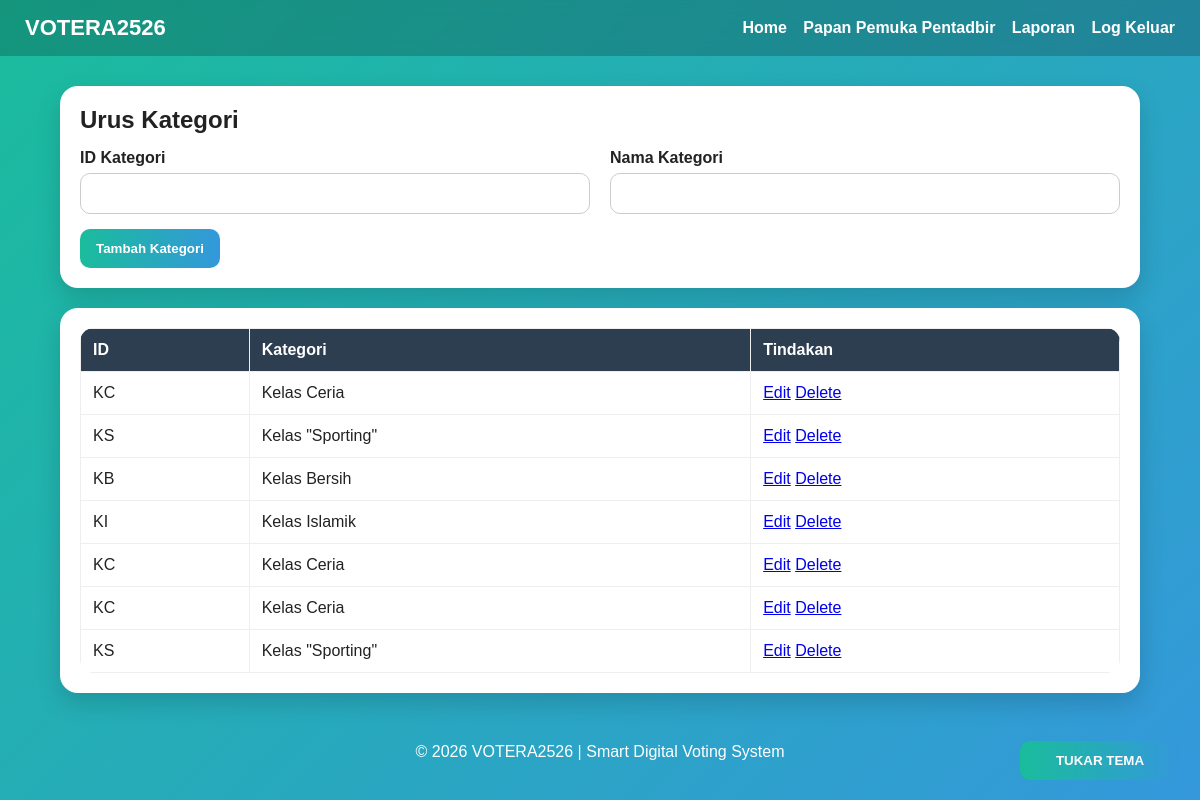
Page /kategori-senarai.php (signed in) on the committed database.
### tables this page shows
CREATE TABLE `kategori` (
    `id_rekod_kategori` int(11) NOT NULL,
    `Id_Kategori` varchar(10) DEFAULT NULL,
    `Kategori` varchar(100) DEFAULT NULL
  );

### kategori-senarai.php (the view, shortened to what this page needs)
<?php
include 'connection.php';
include 'header.php';
$data = $conn->query("SELECT * FROM kategori ORDER BY id_rekod_kategori DESC");
?>
<div class="card">
    <h2>Urus Kategori</h2>
    <form method="post" style="margin-top:15px;">
        <div class="grid">
            <div class="form-group">
                <label>ID Kategori</label>
                <input type="text" name="Id_Kategori" required>
            </div>
            <div class="form-group">
                <label>Nama Kategori</label>
                <input type="text" name="Kategori" required>
            </div>
        </div>
        <button type="submit" name="tambah" class="btn">Tambah Kategori</button>
    </form>
</div>
<div class="card">
    <table class="table">
        <tr><th>ID</th><th>Kategori</th><th>Tindakan</th></tr>
        <?php while($row = $data->fetch_assoc()): ?>
        <tr>
            <td><?= htmlspecialchars($row['Id_Kategori']) ?></td>
            <td><?= htmlspecialchars($row['Kategori']) ?></td>
            <td class="action-links">
                <a href="kategori-edit.php?id=<?= urlencode($row['Id_Kategori']) ?>">Edit</a>
                <a href="kategori-delete.php?id=<?= urlencode($row['Id_Kategori']) ?>" onclick="return confirm('Padam kategori ini?')">Delete</a>
            </td>
        </tr>
        <?php endwhile; ?>
    </table>
</div>
<?php include 'footer.php'; ?>

### header.php (shortened to what this page needs)
<!DOCTYPE html>
<html lang="en">
<head>
    <link rel="stylesheet" href="style.css">
</head>
<body>
<div class="topbar">
    <div class="brand">VOTERA2526</div>
    <div>
        <a href="index.php">Home</a>
        <?php if (isset($_SESSION['admin_id'])): ?>
            <a href="admin-dashboard.php">Papan Pemuka Pentadbir</a>
            <a href="laporan.php">Laporan</a>
            <a href="logout.php">Log Keluar</a>
        <?php elseif (isset($_SESSION['Id_Pelajar'])): ?>
            <a href="dashboard.php">Dashboard</a>
            <a href="undi-kategori.php">Undi</a>
            <a href="logout.php">Log Keluar</a>
        <?php else: ?>
            <a href="login.php">Log Masuk Pelajar</a>
            <a href="admin-login.php">Log Masuk Pentadbir</a>
        <?php endif; ?>
    </div>
</div>
<div class="container">

### footer.php (shortened to what this page needs)
</div>
<footer class="footer">
    <p>© 2026 VOTERA2526 | Smart Digital Voting System</p>
</footer>
<button id="toggleTheme" class="btn theme-toggle" style="width:160px;">TUKAR TEMA</button>
</body>
</html>

### style.css (style rules this page uses)
* { box-sizing:border-box; margin:0; padding:0; font-family:Arial, Helvetica, sans-serif; }
body { background:linear-gradient(135deg,#1abc9c,#3498db); min-height:100vh; color:#222; }
.topbar { display:flex; justify-content:space-between; align-items:center; padding:15px 25px; background:rgba(0,0,0,0.2); color:#fff; backdrop-filter:blur(8px); flex-wrap:wrap; gap:10px; }
.topbar a { color:#fff; text-decoration:none; margin-left:12px; font-weight:bold; }
.brand { font-size:22px; font-weight:bold; }
.container { width:90%; max-width:1200px; margin:30px auto; }
.card { background:#fff; border-radius:18px; padding:20px; box-shadow:0 10px 25px rgba(0,0,0,0.15); margin-bottom:20px; }
.grid { display:grid; grid-template-columns:repeat(auto-fit,minmax(220px,1fr)); gap:20px; }
.form-group { margin-bottom:15px; }
.form-group label { display:block; margin-bottom:6px; font-weight:bold; }
.form-group input, .form-group select, .form-group textarea { width:100%; padding:12px; border-radius:10px; border:1px solid #ccc; }
.btn { background:linear-gradient(90deg,#1abc9c,#3498db); color:#fff; border:none; font-weight:bold; cursor:pointer; padding:12px 16px; border-radius:10px; text-decoration:none; display:inline-block; }
.table { width:100%; border-collapse:collapse; background:#fff; border-radius:14px; overflow:hidden; }
.table th, .table td { border:1px solid #eee; padding:12px; text-align:left; }
.table th { background:#2c3e50; color:#fff; }
.footer { text-align:center; color:#fff; padding:20px; }
.theme-toggle { position:fixed; right:20px; bottom:20px; z-index:999; }

### rows in the picture
kategori: Id_Kategori "KC", Kategori "Kelas Ceria"
kategori: Id_Kategori "KS", Kategori "Kelas \"Sporting\""
kategori: Id_Kategori "KB", Kategori "Kelas Bersih"
kategori: Id_Kategori "KI", Kategori "Kelas Islamik"
kategori: Id_Kategori "KC", Kategori "Kelas Ceria"
kategori: Id_Kategori "KC", Kategori "Kelas Ceria"
kategori: Id_Kategori "KS", Kategori "Kelas \"Sporting\""
